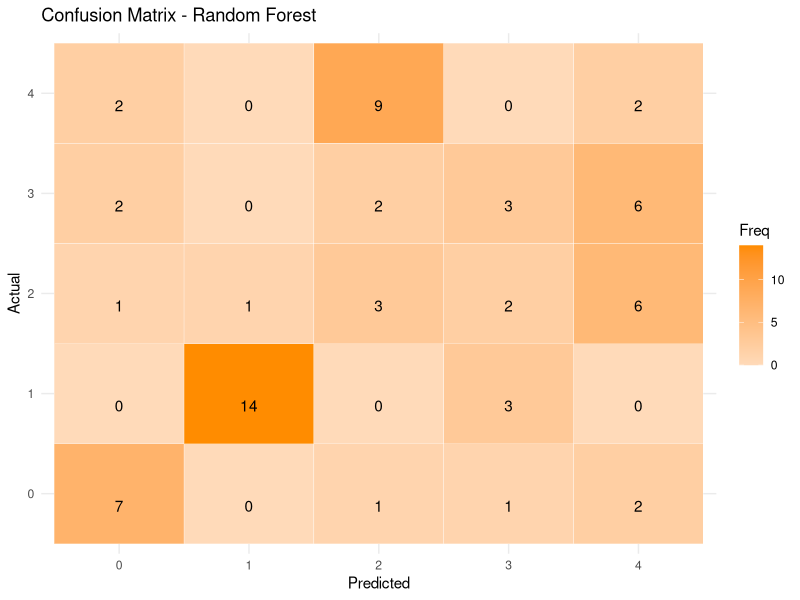

Write R code to recreate this figure.
# Load libraries
library(data.table)
library(caret)
library(ggplot2)
library(randomForest)  # Add this line to load the randomForest package

# Load dataset
df <- fread("transformed_land_mines.csv")

# Prepare data
X <- df[, !c("M", "V"), with = FALSE]
y <- df$M - 1  # Adjusting target

# Train-test split (with stratification)
set.seed(42)
train_index <- createDataPartition(y, p = 0.8, list = FALSE)
X_train <- X[train_index,]  # Add comma for proper subsetting
X_test <- X[-train_index,]  # Add comma for proper subsetting
y_train <- y[train_index]
y_test <- y[-train_index]

# Convert to data.frame for training
train_data <- data.frame(X_train, y = as.factor(y_train))
test_data <- data.frame(X_test)

# Train the model
final_model <- randomForest(
  y ~ .,
  data = train_data,
  ntree = 100,
  maxnodes = 2^15, # mimic max_depth = 15
  nodesize = 1,    # min_samples_leaf = 1
  mtry = floor(sqrt(ncol(X_train))), # max_features = "sqrt"
  importance = TRUE
)

# Predict
y_pred <- predict(final_model, newdata = test_data)
y_pred <- as.numeric(as.character(y_pred))  # ensure labels match type

# Evaluate
accuracy <- mean(y_pred == y_test)
cat(sprintf("✅ RandomForest Accuracy: %.4f\n", accuracy))
cat("📊 Classification Report:\n")
print(confusionMatrix(as.factor(y_pred), as.factor(y_test)))

# Confusion matrix heatmap
cm <- table(Actual = y_test, Predicted = y_pred)
cm_df <- as.data.frame(cm)

ggplot(data = cm_df, aes(x = Predicted, y = Actual, fill = Freq)) +
  geom_tile(color = "white") +
  geom_text(aes(label = Freq), vjust = 1.5, color = "black") +
  scale_fill_gradient(low = "peachpuff", high = "darkorange") +
  labs(title = "Confusion Matrix - Random Forest", x = "Predicted", y = "Actual") +
  theme_minimal()

# Save model
saveRDS(final_model, "randomforest_model.rds")
cat("🎉 Model saved as 'randomforest_model.rds'\n")